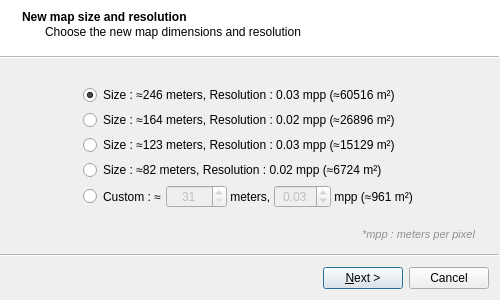
<?xml version="1.0" encoding="UTF-8"?>
<ui version="4.0">
 <class>MapCreationWizard</class>
 <widget class="QWizard" name="MapCreationWizard">
  <property name="windowModality">
   <enum>Qt::ApplicationModal</enum>
  </property>
  <property name="geometry">
   <rect>
    <x>0</x>
    <y>0</y>
    <width>500</width>
    <height>300</height>
   </rect>
  </property>
  <property name="sizePolicy">
   <sizepolicy hsizetype="Fixed" vsizetype="Fixed">
    <horstretch>0</horstretch>
    <verstretch>0</verstretch>
   </sizepolicy>
  </property>
  <property name="minimumSize">
   <size>
    <width>500</width>
    <height>300</height>
   </size>
  </property>
  <property name="maximumSize">
   <size>
    <width>500</width>
    <height>300</height>
   </size>
  </property>
  <property name="windowTitle">
   <string>Sentinel Admin - New map creation wizard</string>
  </property>
  <property name="modal">
   <bool>true</bool>
  </property>
  <property name="wizardStyle">
   <enum>QWizard::ModernStyle</enum>
  </property>
  <property name="options">
   <set>QWizard::NoBackButtonOnLastPage|QWizard::NoBackButtonOnStartPage</set>
  </property>
  <widget class="QWizardPage" name="mapSizeAndResolutionPage">
   <property name="title">
    <string>New map size and resolution</string>
   </property>
   <property name="subTitle">
    <string>Choose the new map dimensions and resolution</string>
   </property>
   <attribute name="pageId">
    <string notr="true">0</string>
   </attribute>
   <layout class="QGridLayout" name="gridLayout_2">
    <item row="0" column="0">
     <layout class="QGridLayout" name="gridLayout">
      <item row="1" column="1">
       <layout class="QVBoxLayout" name="verticalLayout">
        <property name="spacing">
         <number>5</number>
        </property>
        <item>
         <widget class="QRadioButton" name="sizeResRadioButton_1">
          <property name="sizePolicy">
           <sizepolicy hsizetype="Preferred" vsizetype="Preferred">
            <horstretch>0</horstretch>
            <verstretch>0</verstretch>
           </sizepolicy>
          </property>
          <property name="minimumSize">
           <size>
            <width>200</width>
            <height>0</height>
           </size>
          </property>
          <property name="text">
           <string>Size : ≈246 meters, Resolution : 0.03 mpp (≈60516 m²)</string>
          </property>
          <property name="checked">
           <bool>true</bool>
          </property>
         </widget>
        </item>
        <item>
         <widget class="QRadioButton" name="sizeResRadioButton_2">
          <property name="enabled">
           <bool>true</bool>
          </property>
          <property name="sizePolicy">
           <sizepolicy hsizetype="Preferred" vsizetype="Preferred">
            <horstretch>0</horstretch>
            <verstretch>0</verstretch>
           </sizepolicy>
          </property>
          <property name="minimumSize">
           <size>
            <width>200</width>
            <height>0</height>
           </size>
          </property>
          <property name="text">
           <string>Size : ≈164 meters, Resolution : 0.02 mpp (≈26896 m²)</string>
          </property>
         </widget>
        </item>
        <item>
         <widget class="QRadioButton" name="sizeResRadioButton_3">
          <property name="enabled">
           <bool>true</bool>
          </property>
          <property name="sizePolicy">
           <sizepolicy hsizetype="Preferred" vsizetype="Preferred">
            <horstretch>0</horstretch>
            <verstretch>0</verstretch>
           </sizepolicy>
          </property>
          <property name="minimumSize">
           <size>
            <width>200</width>
            <height>0</height>
           </size>
          </property>
          <property name="text">
           <string>Size : ≈123 meters, Resolution : 0.03 mpp (≈15129 m²)</string>
          </property>
         </widget>
        </item>
        <item>
         <widget class="QRadioButton" name="sizeResRadioButton_4">
          <property name="enabled">
           <bool>true</bool>
          </property>
          <property name="sizePolicy">
           <sizepolicy hsizetype="Preferred" vsizetype="Preferred">
            <horstretch>0</horstretch>
            <verstretch>0</verstretch>
           </sizepolicy>
          </property>
          <property name="minimumSize">
           <size>
            <width>200</width>
            <height>0</height>
           </size>
          </property>
          <property name="text">
           <string>Size : ≈82 meters, Resolution : 0.02 mpp (≈6724 m²)</string>
          </property>
         </widget>
        </item>
        <item>
         <layout class="QHBoxLayout" name="horizontalLayout">
          <property name="spacing">
           <number>0</number>
          </property>
          <property name="sizeConstraint">
           <enum>QLayout::SetDefaultConstraint</enum>
          </property>
          <item>
           <widget class="QRadioButton" name="sizeResRadioButton_5">
            <property name="enabled">
             <bool>true</bool>
            </property>
            <property name="sizePolicy">
             <sizepolicy hsizetype="Preferred" vsizetype="Preferred">
              <horstretch>0</horstretch>
              <verstretch>0</verstretch>
             </sizepolicy>
            </property>
            <property name="minimumSize">
             <size>
              <width>0</width>
              <height>0</height>
             </size>
            </property>
            <property name="text">
             <string>Custom : ≈</string>
            </property>
           </widget>
          </item>
          <item>
           <widget class="QSpinBox" name="spinBoxSize">
            <property name="enabled">
             <bool>false</bool>
            </property>
            <property name="sizePolicy">
             <sizepolicy hsizetype="Preferred" vsizetype="Preferred">
              <horstretch>0</horstretch>
              <verstretch>0</verstretch>
             </sizepolicy>
            </property>
            <property name="styleSheet">
             <string notr="true"/>
            </property>
            <property name="wrapping">
             <bool>false</bool>
            </property>
            <property name="frame">
             <bool>true</bool>
            </property>
            <property name="alignment">
             <set>Qt::AlignCenter</set>
            </property>
            <property name="buttonSymbols">
             <enum>QAbstractSpinBox::UpDownArrows</enum>
            </property>
            <property name="specialValueText">
             <string/>
            </property>
            <property name="accelerated">
             <bool>false</bool>
            </property>
            <property name="correctionMode">
             <enum>QAbstractSpinBox::CorrectToNearestValue</enum>
            </property>
            <property name="showGroupSeparator" stdset="0">
             <bool>false</bool>
            </property>
            <property name="suffix">
             <string/>
            </property>
            <property name="prefix">
             <string/>
            </property>
            <property name="minimum">
             <number>31</number>
            </property>
            <property name="maximum">
             <number>99999</number>
            </property>
            <property name="singleStep">
             <number>1</number>
            </property>
            <property name="value">
             <number>31</number>
            </property>
            <property name="displayIntegerBase">
             <number>10</number>
            </property>
           </widget>
          </item>
          <item>
           <widget class="QLabel" name="label_custom_meters">
            <property name="text">
             <string> meters, </string>
            </property>
           </widget>
          </item>
          <item>
           <widget class="QDoubleSpinBox" name="doubleSpinBoxResolution">
            <property name="enabled">
             <bool>false</bool>
            </property>
            <property name="sizePolicy">
             <sizepolicy hsizetype="Preferred" vsizetype="Preferred">
              <horstretch>0</horstretch>
              <verstretch>0</verstretch>
             </sizepolicy>
            </property>
            <property name="baseSize">
             <size>
              <width>0</width>
              <height>0</height>
             </size>
            </property>
            <property name="styleSheet">
             <string notr="true"/>
            </property>
            <property name="frame">
             <bool>true</bool>
            </property>
            <property name="alignment">
             <set>Qt::AlignCenter</set>
            </property>
            <property name="buttonSymbols">
             <enum>QAbstractSpinBox::UpDownArrows</enum>
            </property>
            <property name="showGroupSeparator" stdset="0">
             <bool>true</bool>
            </property>
            <property name="prefix">
             <string/>
            </property>
            <property name="suffix">
             <string/>
            </property>
            <property name="minimum">
             <double>0.020000000000000</double>
            </property>
            <property name="singleStep">
             <double>0.010000000000000</double>
            </property>
            <property name="value">
             <double>0.030000000000000</double>
            </property>
           </widget>
          </item>
          <item>
           <widget class="QLabel" name="label_custom_mpp">
            <property name="text">
             <string> mpp (≈961 m²)</string>
            </property>
           </widget>
          </item>
          <item>
           <spacer name="horizontalSpacer_5">
            <property name="orientation">
             <enum>Qt::Horizontal</enum>
            </property>
            <property name="sizeType">
             <enum>QSizePolicy::MinimumExpanding</enum>
            </property>
            <property name="sizeHint" stdset="0">
             <size>
              <width>5</width>
              <height>20</height>
             </size>
            </property>
           </spacer>
          </item>
         </layout>
        </item>
       </layout>
      </item>
      <item row="0" column="1">
       <spacer name="verticalSpacer">
        <property name="orientation">
         <enum>Qt::Vertical</enum>
        </property>
        <property name="sizeType">
         <enum>QSizePolicy::MinimumExpanding</enum>
        </property>
        <property name="sizeHint" stdset="0">
         <size>
          <width>20</width>
          <height>1</height>
         </size>
        </property>
       </spacer>
      </item>
      <item row="1" column="2">
       <spacer name="horizontalSpacer_2">
        <property name="orientation">
         <enum>Qt::Horizontal</enum>
        </property>
        <property name="sizeType">
         <enum>QSizePolicy::MinimumExpanding</enum>
        </property>
        <property name="sizeHint" stdset="0">
         <size>
          <width>10</width>
          <height>20</height>
         </size>
        </property>
       </spacer>
      </item>
      <item row="1" column="0">
       <spacer name="horizontalSpacer">
        <property name="orientation">
         <enum>Qt::Horizontal</enum>
        </property>
        <property name="sizeType">
         <enum>QSizePolicy::MinimumExpanding</enum>
        </property>
        <property name="sizeHint" stdset="0">
         <size>
          <width>10</width>
          <height>20</height>
         </size>
        </property>
       </spacer>
      </item>
      <item row="2" column="1">
       <spacer name="verticalSpacer_2">
        <property name="orientation">
         <enum>Qt::Vertical</enum>
        </property>
        <property name="sizeType">
         <enum>QSizePolicy::MinimumExpanding</enum>
        </property>
        <property name="sizeHint" stdset="0">
         <size>
          <width>20</width>
          <height>1</height>
         </size>
        </property>
       </spacer>
      </item>
     </layout>
    </item>
    <item row="1" column="0">
     <widget class="QLabel" name="label_mpp_down">
      <property name="font">
       <font>
        <pointsize>8</pointsize>
        <weight>50</weight>
        <italic>true</italic>
        <bold>false</bold>
        <underline>false</underline>
        <kerning>true</kerning>
       </font>
      </property>
      <property name="styleSheet">
       <string notr="true">color: rgb(145, 145, 145);</string>
      </property>
      <property name="text">
       <string>*mpp : meters per pixel </string>
      </property>
      <property name="scaledContents">
       <bool>false</bool>
      </property>
      <property name="alignment">
       <set>Qt::AlignRight|Qt::AlignTrailing|Qt::AlignVCenter</set>
      </property>
      <property name="wordWrap">
       <bool>false</bool>
      </property>
      <property name="margin">
       <number>0</number>
      </property>
      <property name="indent">
       <number>0</number>
      </property>
     </widget>
    </item>
   </layout>
  </widget>
  <widget class="QWizardPage" name="robotManipulationPage">
   <property name="title">
    <string>Robot manipulation</string>
   </property>
   <property name="subTitle">
    <string>Move the robot to scan the new map details</string>
   </property>
   <attribute name="pageId">
    <string notr="true">1</string>
   </attribute>
   <layout class="QGridLayout" name="gridLayout_3">
    <item row="0" column="0">
     <widget class="QLabel" name="robotManipulationLabel">
      <property name="text">
       <string/>
      </property>
      <property name="pixmap">
       <pixmap resource="../../sentinel-admin.qrc">:/map/robot_manipulation</pixmap>
      </property>
      <property name="scaledContents">
       <bool>true</bool>
      </property>
     </widget>
    </item>
   </layout>
  </widget>
  <widget class="QWizardPage" name="mapRecoveryPage">
   <property name="title">
    <string>Map recovery</string>
   </property>
   <property name="subTitle">
    <string>Please wait for the map to be recovered from the robot</string>
   </property>
   <attribute name="pageId">
    <string notr="true">2</string>
   </attribute>
   <layout class="QGridLayout" name="gridLayout_5">
    <item row="0" column="0">
     <layout class="QGridLayout" name="gridLayout_4">
      <item row="3" column="1">
       <spacer name="verticalSpacer_4">
        <property name="orientation">
         <enum>Qt::Vertical</enum>
        </property>
        <property name="sizeHint" stdset="0">
         <size>
          <width>20</width>
          <height>70</height>
         </size>
        </property>
       </spacer>
      </item>
      <item row="0" column="1">
       <spacer name="verticalSpacer_3">
        <property name="orientation">
         <enum>Qt::Vertical</enum>
        </property>
        <property name="sizeHint" stdset="0">
         <size>
          <width>20</width>
          <height>20</height>
         </size>
        </property>
       </spacer>
      </item>
      <item row="2" column="1">
       <widget class="QProgressBar" name="mapRecoveryProgressBar">
        <property name="minimumSize">
         <size>
          <width>300</width>
          <height>0</height>
         </size>
        </property>
        <property name="maximum">
         <number>100</number>
        </property>
        <property name="value">
         <number>0</number>
        </property>
        <property name="alignment">
         <set>Qt::AlignCenter</set>
        </property>
        <property name="textVisible">
         <bool>true</bool>
        </property>
        <property name="invertedAppearance">
         <bool>false</bool>
        </property>
        <property name="textDirection">
         <enum>QProgressBar::TopToBottom</enum>
        </property>
        <property name="format">
         <string>Recovering map data.. %p%</string>
        </property>
       </widget>
      </item>
      <item row="2" column="2">
       <spacer name="horizontalSpacer_4">
        <property name="orientation">
         <enum>Qt::Horizontal</enum>
        </property>
        <property name="sizeType">
         <enum>QSizePolicy::Preferred</enum>
        </property>
        <property name="sizeHint" stdset="0">
         <size>
          <width>40</width>
          <height>20</height>
         </size>
        </property>
       </spacer>
      </item>
      <item row="2" column="0">
       <spacer name="horizontalSpacer_3">
        <property name="orientation">
         <enum>Qt::Horizontal</enum>
        </property>
        <property name="sizeType">
         <enum>QSizePolicy::Preferred</enum>
        </property>
        <property name="sizeHint" stdset="0">
         <size>
          <width>40</width>
          <height>20</height>
         </size>
        </property>
       </spacer>
      </item>
      <item row="1" column="0" colspan="3">
       <widget class="QLabel" name="labelWaitText">
        <property name="text">
         <string>The map is being created on the robot. This process could take some minutes! 
Please wait for the map to be ready for recovery..</string>
        </property>
        <property name="alignment">
         <set>Qt::AlignCenter</set>
        </property>
        <property name="wordWrap">
         <bool>true</bool>
        </property>
        <property name="indent">
         <number>-1</number>
        </property>
       </widget>
      </item>
     </layout>
    </item>
   </layout>
  </widget>
 </widget>
 <resources>
  <include location="../../sentinel-admin.qrc"/>
 </resources>
 <connections>
  <connection>
   <sender>sizeResRadioButton_5</sender>
   <signal>toggled(bool)</signal>
   <receiver>spinBoxSize</receiver>
   <slot>setEnabled(bool)</slot>
   <hints>
    <hint type="sourcelabel">
     <x>131</x>
     <y>191</y>
    </hint>
    <hint type="destinationlabel">
     <x>203</x>
     <y>189</y>
    </hint>
   </hints>
  </connection>
  <connection>
   <sender>sizeResRadioButton_5</sender>
   <signal>toggled(bool)</signal>
   <receiver>doubleSpinBoxResolution</receiver>
   <slot>setEnabled(bool)</slot>
   <hints>
    <hint type="sourcelabel">
     <x>104</x>
     <y>192</y>
    </hint>
    <hint type="destinationlabel">
     <x>299</x>
     <y>192</y>
    </hint>
   </hints>
  </connection>
 </connections>
</ui>
